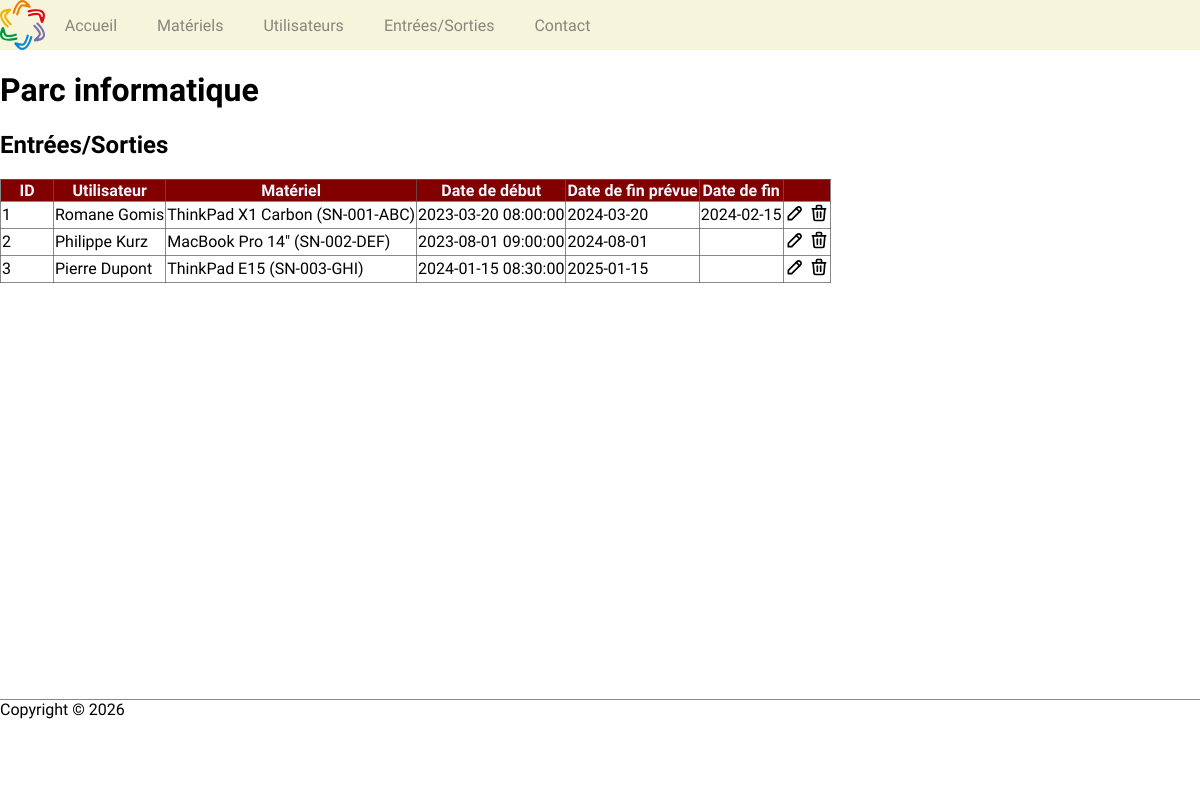
Screenshot of /entrees-sorties.php with the database file from the repository.
### tables this page shows
CREATE TABLE utilise (
    id INT AUTO_INCREMENT PRIMARY KEY,
    id_utilisateur INT,
    id_materiel INT,
    date_debut DATETIME NOT NULL,
    date_fin_prevue DATE,
    date_fin DATE,
    UNIQUE (id_utilisateur, id_materiel, date_debut),
    FOREIGN KEY (id_utilisateur) REFERENCES utilisateurs(id),
    FOREIGN KEY (id_materiel) REFERENCES materiels(id)
);

CREATE TABLE utilisateurs (
    id INT AUTO_INCREMENT PRIMARY KEY,
    nom VARCHAR(100) NOT NULL,
    prenom VARCHAR(100) NOT NULL,
    email VARCHAR(100) UNIQUE NOT NULL,
    mot_de_passe VARCHAR(255) NOT NULL,
    id_service INT,
    FOREIGN KEY (id_service) REFERENCES services(id)
);

CREATE TABLE materiels (
    id INT AUTO_INCREMENT PRIMARY KEY,
    no_serie VARCHAR(100) NOT NULL UNIQUE,
    id_marque INT,
    modele VARCHAR(120),
    date_achat DATE,
    prix_achat DECIMAL(8,2),
    FOREIGN KEY (id_marque) REFERENCES marques(id)
);

### entrees-sorties.php (the view, shortened to what this page needs)
<?php include 'entete.php' ?>
<?php
$pdo = new PDO('mysql:host=' . HOST . ';dbname=' . DB_NAME . ';charset=utf8mb4', USER, PWD);
$requete = $pdo->query('SELECT utilise.*, utilisateurs.nom AS nom_utilisateur, utilisateurs.prenom AS prenom_utilisateur, materiels.no_serie, materiels.modele
                         FROM utilise
                         LEFT JOIN utilisateurs ON utilise.id_utilisateur = utilisateurs.id
                         LEFT JOIN materiels ON utilise.id_materiel = materiels.id');
$mouvements = $requete->fetchAll(PDO::FETCH_ASSOC);
?>
<h1>Parc informatique</h1>
<h2>Entrées/Sorties</h2>
<table>
    <thead>
        <tr>
            <th class="col-id">ID</th>
            <th class="col-utilisateur">Utilisateur</th>
            <th class="col-materiel">Matériel</th>
            <th class="col-date-debut">Date de début</th>
            <th class="col-date-fin-prevue">Date de fin prévue</th>
            <th class="col-date-fin">Date de fin</th>
            <th class="col-commande"></th>
        </tr>
  </thead>
  <tbody>
    <?php
        foreach ($mouvements as $mouvement) {
            echo '<tr>';
            echo '<td>' . $mouvement['id'] . '</td>';
            echo '<td>' . $mouvement['prenom_utilisateur'] . ' ' . $mouvement['nom_utilisateur'] . '</td>';
            echo '<td>' . $mouvement['modele'] . ' (' . $mouvement['no_serie'] . ')</td>';
            echo '<td>' . $mouvement['date_debut'] . '</td>';
            echo '<td>' . $mouvement['date_fin_prevue'] . '</td>';
            echo '<td>' . $mouvement['date_fin'] . '</td>';
            echo '<td><a href=""><img src="images/pencil.svg" style="height: 20px;"/></a>&nbsp;<a href=""><img src="images/trash.svg" style="height: 20px;"/></a></td>';
            echo '</tr>';
    }
    ?>
  </tbody>
</table>
<?php include 'footer.php' ?>

### style.css (style rules this page uses)
body { font-family: 'Jim Nightshade'; font-optical-sizing: auto; font-weight: 400; font-style: normal; margin: 0; display: flex; flex-direction: column; min-height: 100vh; }
table { border-collapse: collapse; }
table td, table th { border: solid 1px rgba(96, 95, 95, 0.741); }
table th { background-color: rgb(130, 0, 0); color: aliceblue; }
.col-id { width: 50px; }

### rows the page displays
utilise: id "1", id_utilisateur.prenom "Romane", id_utilisateur.nom "Gomis", id_materiel.modele "ThinkPad X1 Carbon", id_materiel.no_serie "SN-001-ABC", date_debut "2023-03-20 08:00:00", date_fin_prevue "2024-03-20", date_fin "2024-02-15"
utilise: id "2", id_utilisateur.prenom "Philippe", id_utilisateur.nom "Kurz", id_materiel.modele "MacBook Pro 14\"", id_materiel.no_serie "SN-002-DEF", date_debut "2023-08-01 09:00:00", date_fin_prevue "2024-08-01"
utilise: id "3", id_utilisateur.prenom "Pierre", id_utilisateur.nom "Dupont", id_materiel.modele "ThinkPad E15", id_materiel.no_serie "SN-003-GHI", date_debut "2024-01-15 08:30:00", date_fin_prevue "2025-01-15"
